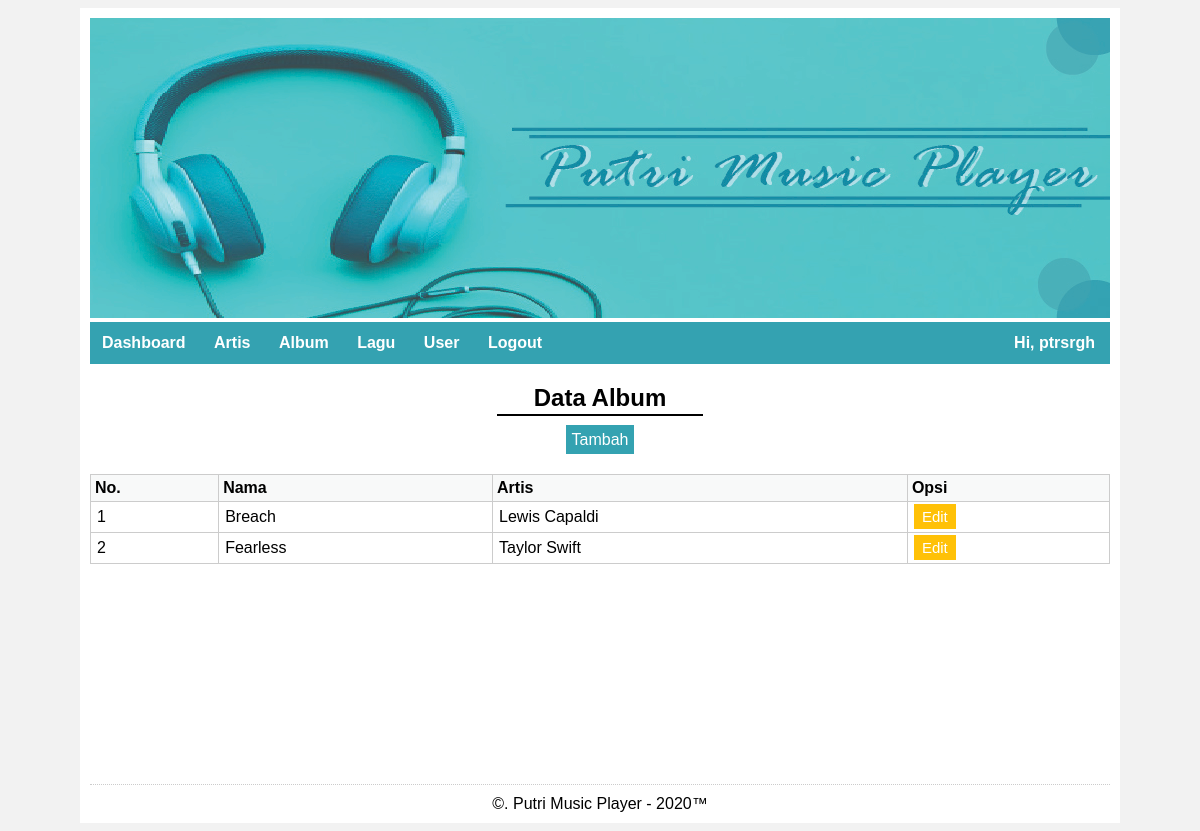
The app's page /dashboard.php?page=album_tampil (signed in) with its own data.
### tables this page shows
CREATE TABLE `tb_album` (
  `album_id` int(11) NOT NULL,
  `album_name` varchar(100) NOT NULL,
  `album_id_artist` tinyint(3) NOT NULL
);

CREATE TABLE `tb_artist` (
  `artist_id` tinyint(3) NOT NULL,
  `artist_name` varchar(100) NOT NULL
);

### dashboard.php (called while the page is built, shortened)
<?php
require_once "layout/dashboard.php";

### app/Controller.php (called while the page is built, shortened)
<?php
class Controller {
	public function __construct() {
		try {
			$this->db = new PDO ("mysql:host=localhost;dbname=dbmusicplayer", "root", "");
		} catch (Exception $e) {
			die ("error! " . $e->getMessage());
		}
	}
}

### app/Album.php (called while the page is built, shortened)
<?php
class Album extends Controller {
	public function tampil()
	{
		$sql = "SELECT tb_album.*, tb_artist.artist_name as ART
		FROM tb_album, tb_artist
		WHERE tb_album.album_id_artist=tb_artist.artist_id ORDER BY tb_album.album_name";
		$stmt = $this->db->prepare($sql);
		$stmt->execute();
		$data = [];
		while ($row = $stmt->fetch()) {
			$data[] = $row;
		}
		return $data;
	}
}

### album_tampil.php (the view)
<h2 class="judul">Data Album</h2>
<hr class="garis-judul">
<div class="btn-tambah">
	<a href="dashboard.php?page=album_input">Tambah</a>
</div>
<?php
$alb = new App\Album();
$rows = $alb->tampil();
?>
<table>
	<tr>
		<th>No.</th>
		<th>Nama</th>
		<th>Artis</th>
		<th>Opsi</th>
	</tr>
	<?php $no=0; foreach ($rows as $row) { $no++;?>
		<tr>
			<td><?php echo $no; ?></td>
			<td><?php echo $row['album_name']; ?></td>
			<td><?php echo $row['ART']; ?></td>
			<td><a href="dashboard.php?page=album_edit&id=<?php echo $row['album_id']; ?>" class="btn-edit">Edit</a></td>
		</tr>
	<?php } ?>
</table>

### layout/assets/css/style.css (style rules this page uses)
body { font-family: 'Source Sans Pro', sans-serif; font-size: 16px; background: #f2f2f2; }
a { text-decoration: none; }
table { width: 100%; border-collapse: collapse; }
table th { background: #F8F9F9; padding: 4px; text-transform: capitalize; font-weight: bold; text-align: left; border: 1px solid #ccc; }
table tr { border: 1px solid #ccc; }
table td { padding: 6px; border: 1px solid #ccc; }
.btn-tambah { text-align: center; margin: 15px 0 25px 0; }
.btn-tambah a { background-color: #34A2B1; color: white; padding: 6px; }
.btn-edit { background-color: #ffc107; color: white; font-size: 15px; padding: 4px 8px; text-decoration: none; }
.judul { text-align: center; }
.garis-judul { border: 1px solid black; width: 20%; margin-top: -18px; }

### records on screen
tb_album: album_name "Breach", album_id_artist.artist_name "Lewis Capaldi"
tb_album: album_name "Fearless", album_id_artist.artist_name "Taylor Swift"

### other values on screen
$_SESSION['user_name'] "ptrsrgh"
